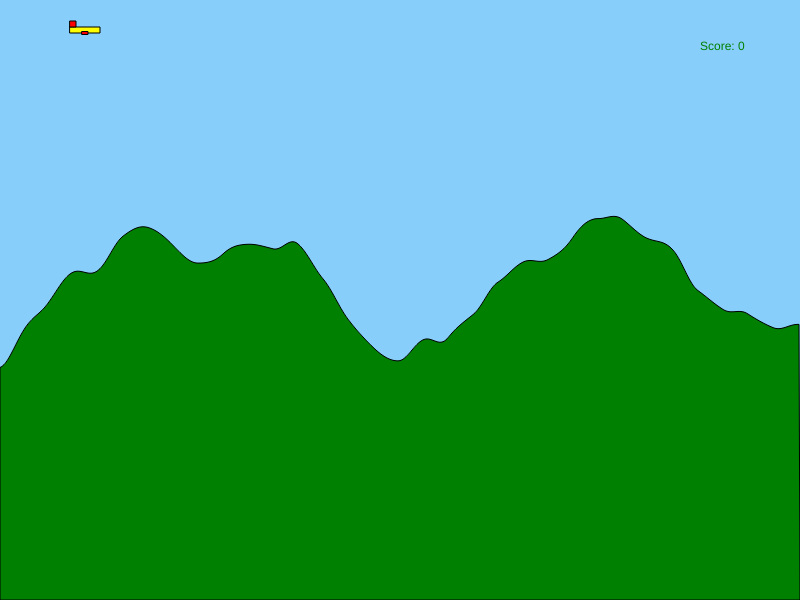
Frame 1 (no input)
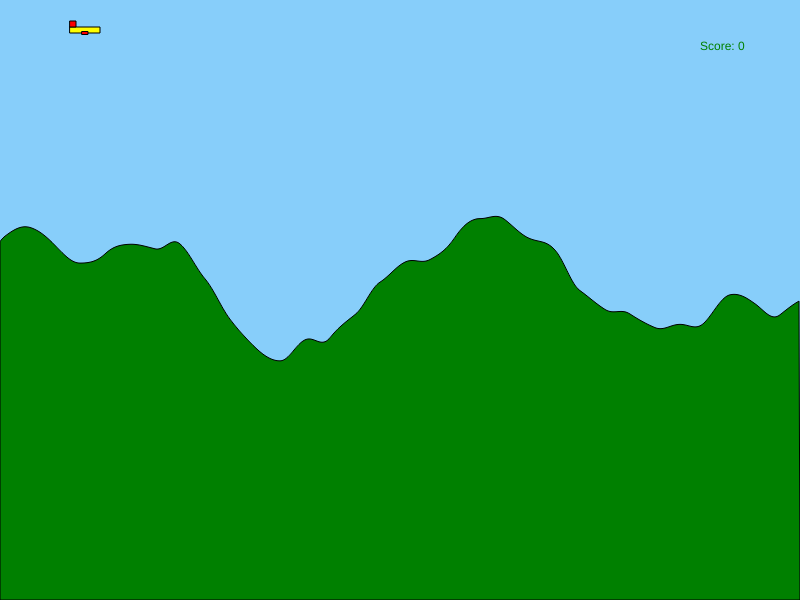
Frame 60 (no input)
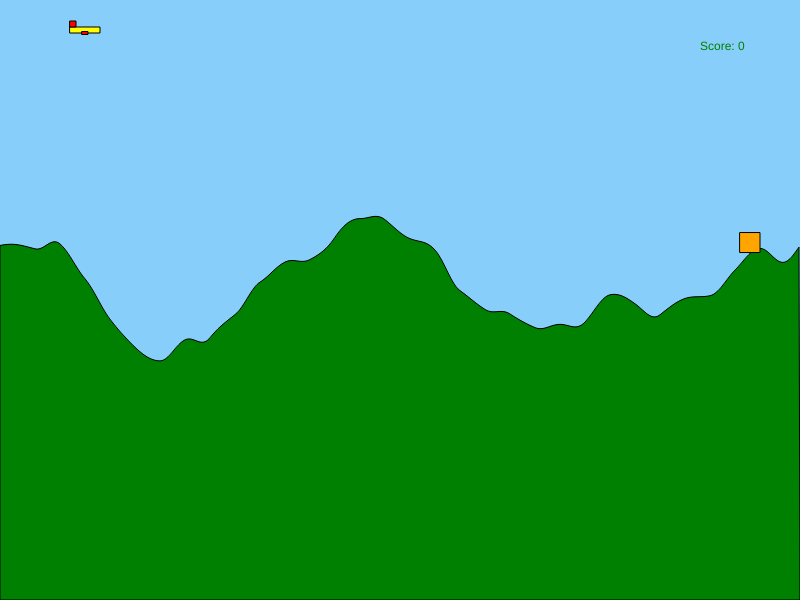
Frame 120 (the mouse pressed at the canvas centre since frame 60)

The p5.js sketch that drew these frames (run headless with seeded random() and noise() and a simulated clock; from frame 60 on, the mouse is pressed at the canvas centre):

// p5.js sketch
// ── sketch.js
let ground;
let plane;
let cargo = [];
let speed = 0.01;
let crashed = false;
let score = 0;

function setup() {
    createCanvas(800, 600);
    
    plane = new Plane(100, 30, 2);
    ground = new Ground(0.005, 100, height - 100);
}

function draw() {
    background("LightSkyBlue");
  
    ground.move();
    ground.show();

    if (crashed == false){
        plane.handleInput();
        crashed = ground.isBelowGround(plane.x, plane.y);
        plane.show();
    }
    else {
        speed = 0;
    }

    handleCargo();

    text('Score: ' + score, width - 100, 50);
}

function handleCargo(){
    if (random(100) < 1){
        cargo.push(new Cargo(width,
                             ground.points[width - 1], 
                             ground.xinc));
    }

    var active = [];
    for (let i = 0; i < cargo.length; i++){
        if (cargo[i].active == true){
            if (cargo[i].isNear(plane.x, plane.y)){
                cargo[i].active = false;
                score++;
                speed += 0.001;
            }
            cargo[i].move();
            cargo[i].show();
            active.push(cargo[i]);
        }
    }
    cargo = active;
}
// ── cargo.js
class Cargo{
    constructor(x, y, xinc){
        this.x = x;
        this.y = y;
        this.xinc = xinc;
        this.active = true;
    }

    move(){
        this.x -= speed / this.xinc;
        if (this.x < 0){
            this.active = false;
        }
    }

    show(){
        push();

        translate(this.x, this.y);
        rectMode(CENTER);
        fill('Orange');
        rect(0, -10, 20, 20);
        pop();
    }

    isNear(x, y){
        return (Math.abs(this.x - x) < 30 &&
                Math.abs(this.y - y) < 30);
    }
}
// ── ground.js
class Ground {
    constructor(xinc, ymin, ymax){
        this.xinc = xinc;
        this.ymin = ymin;
        this.ymax = ymax;
        this.points = [];
        this.xstart = 0.0;
    }

    generatePoints(){
        this.points = [];

        let xoff = this.xstart;
        for (let x = 0; x < width; x++){
            this.points[x] = map(noise(xoff), 0, 1, this.ymin, this.ymax);
            xoff += this.xinc;
        }
    }

    move(){
        this.xstart += speed;
    }

    show(){
        this.generatePoints();

        fill('green');
        beginShape();
        for (let x = 0; x < width; x++){
            vertex(x, this.points[x]);
        }
        vertex(width, height);
        vertex(0, height);

        endShape(CLOSE);
    }

    isBelowGround(x, y){
        return this.points[x] < y;
    }
}
// ── plane.js
class Plane{
    constructor(x, y, yspeed){
        this.x = x;
        this.y = y;
        this.yspeed = yspeed;
    }

    show(){
        push();

        translate(this.x, this.y);
        rectMode(CENTER);
        fill("Yellow");
        rect(-15, 0, 30, 6);
        fill("Red");
        rect(-27, -6, 6, 6);
        rect(-15, 3, 6, 3);

        pop();
    }

    handleInput(){
        if (keyIsDown(UP_ARROW) && this.y > 10){
            this.y -= this.yspeed;
        }
        else if (keyIsDown(DOWN_ARROW) && this.y < height - 10){
            this.y += this.yspeed;
        }
    }
}
